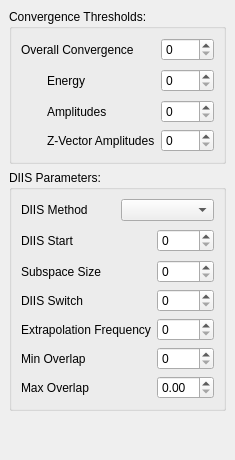
          <widget class="QWidget" name="AdvancedConvergence" >
           <layout class="QVBoxLayout" >
            <property name="margin" >
             <number>9</number>
            </property>
            <property name="spacing" >
             <number>6</number>
            </property>
            <item>
             <widget class="QGroupBox" name="groupBox_5" >
              <property name="title" >
               <string>Convergence Thresholds:</string>
              </property>
              <layout class="QVBoxLayout" >
               <property name="margin" >
                <number>9</number>
               </property>
               <property name="spacing" >
                <number>6</number>
               </property>
               <item>
                <layout class="QGridLayout" >
                 <property name="margin" >
                  <number>0</number>
                 </property>
                 <property name="spacing" >
                  <number>6</number>
                 </property>
                 <item row="2" column="2" >
                  <widget class="QSpinBox" name="cc_convergence_amplitudes" />
                 </item>
                 <item row="1" column="2" >
                  <widget class="QSpinBox" name="cc_convergence_energy" />
                 </item>
                 <item row="3" column="2" >
                  <widget class="QSpinBox" name="cc_convergence_zvector" />
                 </item>
                 <item row="3" column="1" >
                  <widget class="QLabel" name="label_127" >
                   <property name="text" >
                    <string>Z-Vector Amplitudes</string>
                   </property>
                  </widget>
                 </item>
                 <item row="1" column="1" >
                  <widget class="QLabel" name="label_122" >
                   <property name="text" >
                    <string>Energy</string>
                   </property>
                  </widget>
                 </item>
                 <item row="1" column="0" >
                  <spacer>
                   <property name="orientation" >
                    <enum>Qt::Horizontal</enum>
                   </property>
                   <property name="sizeType" >
                    <enum>QSizePolicy::Fixed</enum>
                   </property>
                   <property name="sizeHint" >
                    <size>
                     <width>20</width>
                     <height>27</height>
                    </size>
                   </property>
                  </spacer>
                 </item>
                 <item row="2" column="1" >
                  <widget class="QLabel" name="label_124" >
                   <property name="text" >
                    <string>Amplitudes</string>
                   </property>
                  </widget>
                 </item>
                 <item row="0" column="2" >
                  <widget class="QSpinBox" name="cc_convergence" />
                 </item>
                 <item row="0" column="0" colspan="2" >
                  <widget class="QLabel" name="label_5" >
                   <property name="text" >
                    <string>Overall Convergence</string>
                   </property>
                  </widget>
                 </item>
                </layout>
               </item>
              </layout>
             </widget>
            </item>
            <item>
             <widget class="QGroupBox" name="groupBox_18" >
              <property name="title" >
               <string>DIIS Parameters:</string>
              </property>
              <layout class="QVBoxLayout" >
               <property name="margin" >
                <number>9</number>
               </property>
               <property name="spacing" >
                <number>6</number>
               </property>
               <item>
                <layout class="QHBoxLayout" >
                 <property name="margin" >
                  <number>0</number>
                 </property>
                 <property name="spacing" >
                  <number>6</number>
                 </property>
                 <item>
                  <widget class="QLabel" name="label_154" >
                   <property name="text" >
                    <string>DIIS Method</string>
                   </property>
                  </widget>
                 </item>
                 <item>
                  <widget class="QComboBox" name="cc_diis" />
                 </item>
                </layout>
               </item>
               <item>
                <layout class="QGridLayout" >
                 <property name="margin" >
                  <number>0</number>
                 </property>
                 <property name="spacing" >
                  <number>6</number>
                 </property>
                 <item row="0" column="1" >
                  <spacer>
                   <property name="orientation" >
                    <enum>Qt::Horizontal</enum>
                   </property>
                   <property name="sizeHint" >
                    <size>
                     <width>20</width>
                     <height>27</height>
                    </size>
                   </property>
                  </spacer>
                 </item>
                 <item row="2" column="2" >
                  <widget class="QSpinBox" name="cc_diis12_switch" />
                 </item>
                 <item row="0" column="0" >
                  <widget class="QLabel" name="label_155" >
                   <property name="text" >
                    <string>DIIS Start</string>
                   </property>
                  </widget>
                 </item>
                 <item row="2" column="0" >
                  <widget class="QLabel" name="label_185" >
                   <property name="text" >
                    <string>DIIS Switch</string>
                   </property>
                  </widget>
                 </item>
                 <item row="0" column="2" >
                  <widget class="QSpinBox" name="cc_diis_start" />
                 </item>
                 <item row="1" column="0" >
                  <widget class="QLabel" name="label_183" >
                   <property name="text" >
                    <string>Subspace Size</string>
                   </property>
                  </widget>
                 </item>
                 <item row="1" column="2" >
                  <widget class="QSpinBox" name="cc_diis_size" />
                 </item>
                 <item row="4" column="0" >
                  <widget class="QLabel" name="label_186" >
                   <property name="text" >
                    <string>Min Overlap</string>
                   </property>
                  </widget>
                 </item>
                 <item row="5" column="0" >
                  <widget class="QLabel" name="label_187" >
                   <property name="text" >
                    <string>Max Overlap</string>
                   </property>
                  </widget>
                 </item>
                 <item row="3" column="2" >
                  <widget class="QSpinBox" name="cc_diis_extrapolation_frequency" />
                 </item>
                 <item row="4" column="2" >
                  <widget class="QSpinBox" name="cc_diis_minimum_overlap" />
                 </item>
                 <item row="5" column="2" >
                  <widget class="QDoubleSpinBox" name="cc_diis_maximum_overlap" />
                 </item>
                 <item row="3" column="0" colspan="2" >
                  <widget class="QLabel" name="label_184" >
                   <property name="text" >
                    <string>Extrapolation Frequency</string>
                   </property>
                  </widget>
                 </item>
                </layout>
               </item>
              </layout>
             </widget>
            </item>
            <item>
             <spacer>
              <property name="orientation" >
               <enum>Qt::Vertical</enum>
              </property>
              <property name="sizeHint" >
               <size>
                <width>20</width>
                <height>40</height>
               </size>
              </property>
             </spacer>
            </item>
           </layout>
          </widget>
